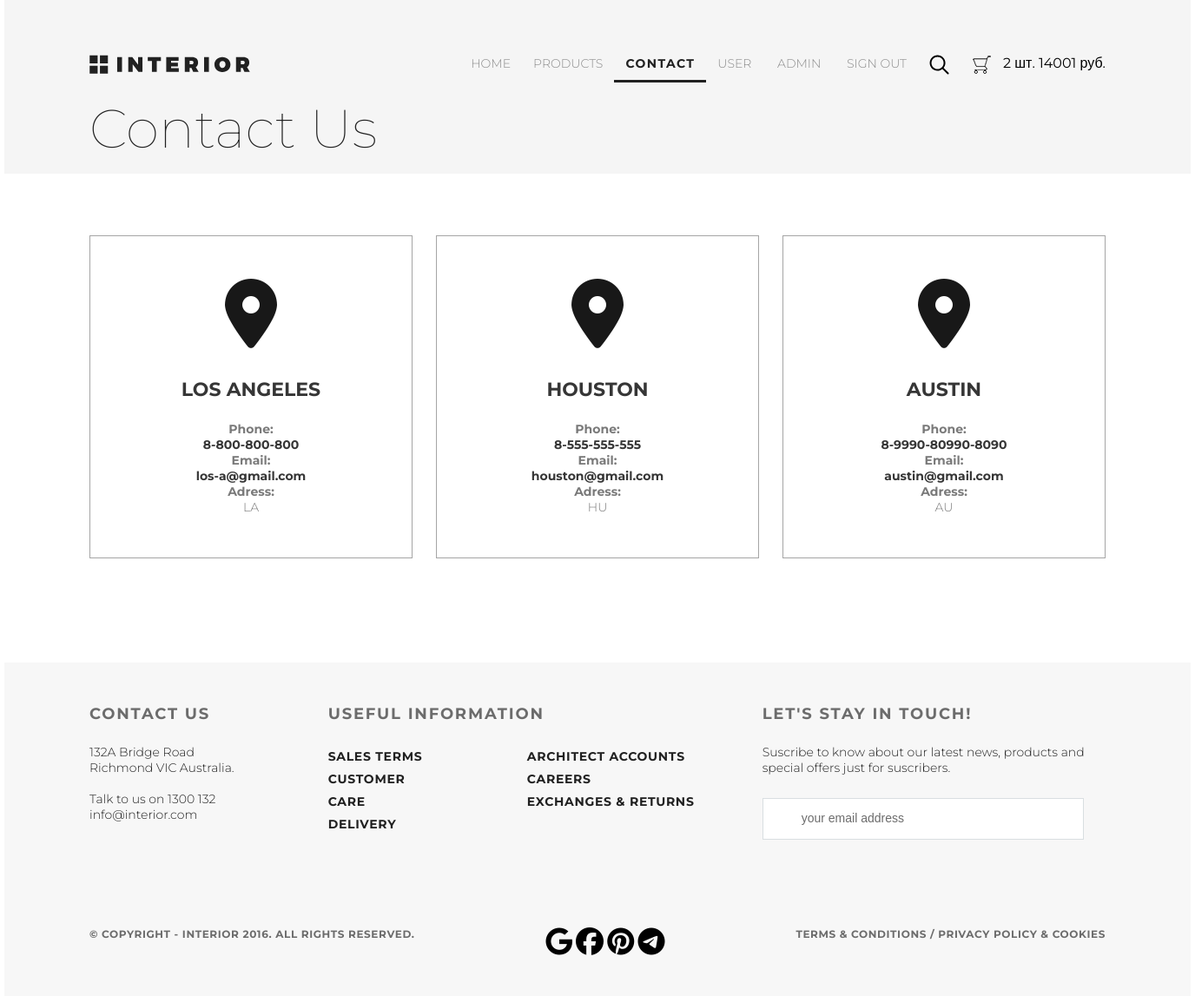
The app's page /contacts/ (signed in) with its own data.
### authapp/models.py (models this page shows)
class ShopUser(AbstractUser):
    avatar = models.ImageField(upload_to='user_avatars', blank=True)
    age = models.PositiveIntegerField(verbose_name='Age')

### basketapp/models.py (models this page shows)
class Basket(models.Model):
    user = models.ForeignKey(settings.AUTH_USER_MODEL, on_delete=models.CASCADE, related_name='basket')
    product = models.ForeignKey(Product, on_delete=models.CASCADE)
    quantity = models.PositiveIntegerField(verbose_name='quantity', default=0)
    add_datetime = models.DateTimeField(verbose_name='Time', auto_now_add=True)
    @property
    def product_cost(self):
        return self.product.price * self.quantity
    @property
    def total_quantity(self):
        return sum([el.quantity for el in self.user.basket.all()])
    @property
    def total_cost(self):
        return sum([el.product_cost for el in self.user.basket.all()])

### mainapp/models.py (models this page shows, shortened)
class Product(models.Model):
    category = models.ForeignKey(ProductCategory, on_delete=models.CASCADE)
    name = models.CharField(verbose_name="Product name", max_length=64)
    image = models.ImageField(verbose_name="Product image", upload_to="product_images",blank=True)
    shortdesc = models.TextField(verbose_name="Short products description", blank=True, max_length=64)
    description = models.TextField(verbose_name="Product description", blank=True, max_length=128)
    price = models.DecimalField(verbose_name="Price", max_digits=8, decimal_places=2, default=0)
    quantity = models.PositiveIntegerField(verbose_name="Quantity", default=0)
    is_active = models.BooleanField(verbose_name="active", default=True)

### mainapp/views.py (the view)
# urls.py: path('contacts/', mainapp.contacts, name='contacts'),
def contacts(request):
    with open("mainapp/json/content.json", "r") as file:
        content = json.load(file)
    context = {
        'page_title': 'Contacts',
        'content': content,
        'basket': get_basket(request),
    }
    return render(request, 'mainapp/contacts.html', context)

### mainapp/views.py (called while the page is built)
def get_basket(request):
    if request.user.is_authenticated:
        return request.user.basket.all().order_by('product__category')
    else:
        return []

### mainapp/templates/mainapp/contacts.html
{% extends 'mainapp/base.html' %}
{% block container %}
        <div class="header_product padding-site">
            {% include 'mainapp/includes/inc_menu.html' %}
            <h2 class="h2-product">Contact Us</h2>
        </div>
        <div class="contacts-box padding-site">
            {% for item in content %}
            <div class="contact1">
                <i class="fas fa-map-marker-alt fa-5x"></i>
                <h3 class="city">{{ item.city }}</h3>
                <h4 class="phone">Phone:</h4>
                <p class="contacts-text">{{ item.phone }}</p>
                <h4 class="email">Email:</h4>
                <p class="contacts-text">{{ item.email }}</p>
                <h4 class="adress">Adress:</h4>
                <p class="contacts-text-adress">{{ item.adress }}</p>
            </div>
            {% endfor %}
        </div>
{% endblock %}

### mainapp/templates/mainapp/includes/inc_menu.html (shortened to what this page needs)
{% load static %}
<div class="product-header-menu">
                <a href="{% url 'main:index'%}"><img src="{% static '/img/logo.svg' %}" alt="logo"></a>
                <ul class="menu">
                    <li class="menu_list">
                        <a href="{% url 'main:index' %}"
                           class="menu_link {% if request.resolver_match.url_name == 'index' %} menu_link_active {% endif %}">HOME</a>
                    </li>
                    <li class="menu_list"><a href="{% url 'main:products' %}" class="menu_link ">PRODUCTS</a></li>
                    <li class="menu_list"><a href="{% url 'main:contacts' %}" class="menu_link {% if request.resolver_match.url_name == 'contacts' %} menu_link_active {% endif %}">CONTACT</a></li>
                    <li class="menu_list">
                    {% if user.is_authenticated %}
                        <a href="{% url 'auth:update' %}" class="menu_link">
                        {{ user.first_name|default:'User' }}
                        </a>
                    {% endif %}
                    {% if user.is_superuser %}
                        <a href="{% url 'adminapp:index' %}" class="menu_link">
                            Admin
                        </a>
                    {% endif %}
                    {% if user.is_authenticated %}
                        <a href="{% url 'authapp:logout' %}" class="menu_link">Sign out</a>
                    {% else %}
                        <a href="{% url 'authapp:login' %}" class="menu_link">Sign in</a>
                    {% endif %}
                    </li>
                    <li class="menu_list"><a href="#" class="menu_link"><img src="/static/img/search.svg" alt="search"></a></li>
                    <li class="menu_list"><a href="{% url 'basket:index' %}" class="menu_link"><img src="/static/img/basket.png" alt="search"></a></li>
                    {% if basket %}
                        {{ basket.0.total_quantity }} шт.
                        {{ basket.0.total_cost|floatformat:0 }} руб.
                    {% endif %}
                </ul>
</div>

### static/css/style.css (style rules this page uses)
* { margin: 0; padding: 0; }
a { text-decoration: none; }
body { font-family: 'Montserrat', sans-serif; }
.menu_link { color: #8c8c8c; font-size: 14px; font-weight: 300; text-transform: uppercase; padding: 10px 13px; }
.menu_list { list-style-type: none; }
.menu_link_active { color: #212121; font-weight: 700; letter-spacing: 1.4px; border-bottom: 3px solid #212121; }
.menu { display: flex; }
.padding-site { padding-left: 98px; padding-right: 98px; }
::placeholder { color: #6c6c6c; font-size: 14px; font-weight: 300; padding-left: 19px; padding-top: 17px; padding-bottom: 17px; }
.header_product { background-color: #f5f5f5; height: 200px; display: flex; flex-direction: column; justify-content: space-between }
.h2-product { color: #212121; font-size: 62px; font-weight: 100; padding-bottom: 44px; padding-top: 20px; }
.product-header-menu { display: flex; justify-content: space-between; padding-top: 63px; }
.contact1 { border: 1px solid #9c9c9c; background-color: #ffffff; opacity: 0.9; width: 370px; height: 370px; display: flex; flex-direction: column; align-items: center; justify-content: center; margin-top: 71px; margin-bottom: 122px; }
.phone { color: #6c6c6c; font-size: 14px; font-weight: 700; }
.contacts-text { font-size: 14px; color: #212121; font-weight: 700; }
.contacts-text-adress { color: #6c6c6c; font-size: 14px; font-weight: 300; }
.adress { color: #6c6c6c; font-size: 14px; font-weight: 700; }
.email { color: #6c6c6c; font-size: 14px; font-weight: 700; }
.city { color: #212121; font-size: 22px; font-weight: 700; text-transform: uppercase; padding-top: 34px; padding-bottom: 23px; }
.contacts-box { height: 563px; display: flex; flex-direction: row; justify-content: space-between; flex-wrap: wrap; }

### records on screen
ShopUser: first_name "USER"
Basket: user+quantity "2", user+product+quantity "14001"

### other values on screen
{{ item.city }} "LOS ANGELES" "HOUSTON" "AUSTIN"
{{ item.phone }} "8-800-800-800" "8-555-555-555" "8-9990-80990-8090"
{{ item.email }} "los-a@gmail.com" "houston@gmail.com" "austin@gmail.com"
{{ item.adress }} "LA" "HU" "AU"
